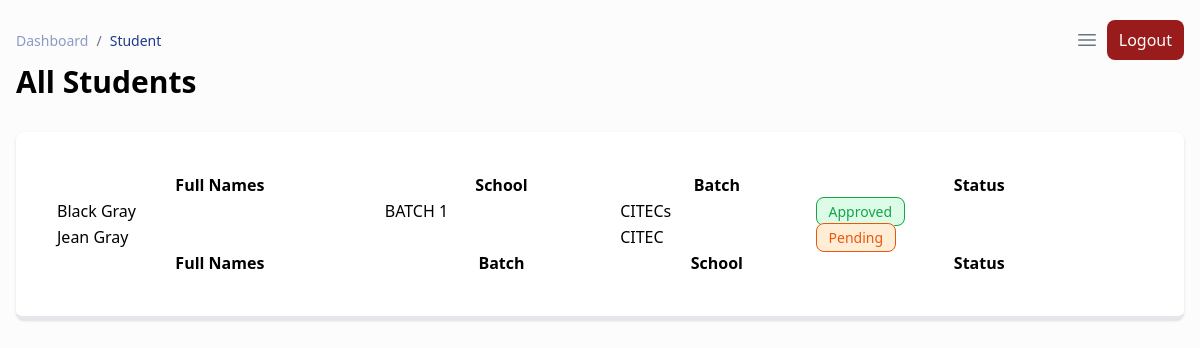
Page /admin/students.php (signed in) on the committed database.
### tables this page shows
CREATE TABLE `students` (
  `id` int(11) NOT NULL,
  `user_id` int(11) NOT NULL,
  `batch_id` int(11) UNSIGNED DEFAULT NULL,
  `first_name` varchar(255) NOT NULL,
  `last_name` varchar(255) NOT NULL,
  `date_of_birth` date NOT NULL,
  `is_approved` tinyint(1) NOT NULL DEFAULT 0,
  `school` varchar(255) NOT NULL,
  `created_at` timestamp NULL DEFAULT current_timestamp()
);

CREATE TABLE `batches` (
  `id` int(10) NOT NULL,
  `name` varchar(255) NOT NULL,
  `created_at` timestamp NOT NULL DEFAULT current_timestamp()
);

### admin/students.php (the view, shortened to what this page needs)
<?php require_once __DIR__ . '/templates/header.php' ?>
<?php
    $query = "SELECT * FROM students ORDER BY id DESC";
    $result = mysqli_query($connection, $query);
    $students = mysqli_fetch_all($result, MYSQLI_ASSOC);
?>
<div class="min-h-screen bg-gray-50/50">
    <div class="p-4 xl:ml-80">
        <?php require_once "./templates/navigation.php" ?>
        <h1 class="text-3xl font-semibold mb-8">All Students</h1>
        <div class="grid grid-cols-1 gap-8 mb-8">
            <div class="min-h-fit p-10 bg-white shadow rounded-lg border-b-4 border-b-primary overflow-x-auto">
                <table id="dTable" class="display" style="width:100%">
                    <thead>
                        <tr>
                            <th>Full Names</th>
                            <th>School</th>
                            <th>Batch</th>
                            <th>Status</th>
                        </tr>
                    </thead>
                    <tbody>
                        <?php if (isset($students) && count($students) > 0): ?>
                            <?php foreach ($students as $student): ?>
                                <tr>
                                    <td><?= $student["first_name"] . " " . $student['last_name'] ?></td>
                                    <td>
                                        <?php if ($student['batch_id'] !== NULL): ?>
                                            <?php
                                                $batch = [];
                                                $studentBatch = $student['batch_id'];
                                                $batchQuery = "SELECT * FROM batches WHERE id = $studentBatch";
                                                $batchResult = mysqli_query($connection, $batchQuery);
                                                if (mysqli_num_rows($batchResult) == 1) {
                                                    $batch = mysqli_fetch_assoc($batchResult);
                                                }
                                            ?>
                                            <?= strtoupper($batch['name']) ?>
                                        <?php endif ?>
                                    </td>
                                    <td><?= $student['school'] ?></td>
                                    <td>
                                        <?php if ($student['is_approved'] == 0): ?>
                                            <span class="rounded-lg text-sm py-1 px-3 text-orange-600 bg-orange-100 border border-orange-600">Pending</span>
                                        <?php else: ?>
                                            <span class="rounded-lg text-sm py-1 px-3 text-green-600 bg-green-100 border border-green-600">Approved</span>
                                        <?php endif ?>
                                    </td>
                                </tr>
                            <?php endforeach ?>
                        <?php endif ?>
                    </tbody>
                    <tfoot>
                        <tr>
                            <th>Full Names</th>
                            <th>Batch</th>
                            <th>School</th>
                            <th>Status</th>
                        </tr>
                    </tfoot>
                </table>
            </div>
        </div>
    </div>
    <?php require_once "./templates/footer.php" ?>

### rows in the picture
students: first_name "Black", last_name "Gray", batch.name "BATCH 1", school "CITECs", is_approved "Approved"
students: first_name "Jean", last_name "Gray", school "CITEC", is_approved "Pending"
